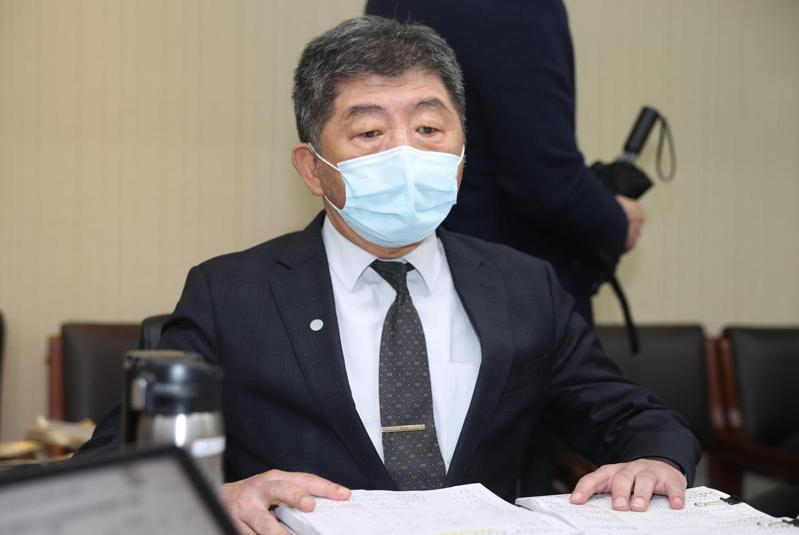
#> input picture 1223機器/img/facemask2.jpg, 799 x 535 px
$ python '偵測有無戴口罩.py'
#> lines starting #> are read from the running program, lines starting #| are printed output that depends on the picture
# -*- coding: utf-8 -*-
"""
Created on Thu Dec 23 21:03:08 2021

@author: USER
"""

import cv2

face_cascade=cv2.CascadeClassifier('haarcascade_frontalface_default.xml')#辨識人臉圖片語法
eye_cascade=cv2.CascadeClassifier('haarcascade_mcs_nose.xml')#辨識眼睛

img=cv2.imread('img/facemask2.jpg')
#> img is the input picture: shape (535, 799, 3); mean B, G, R 108.8, 115.2, 121.5
gray=cv2.cvtColor(img,cv2.COLOR_BGR2GRAY)
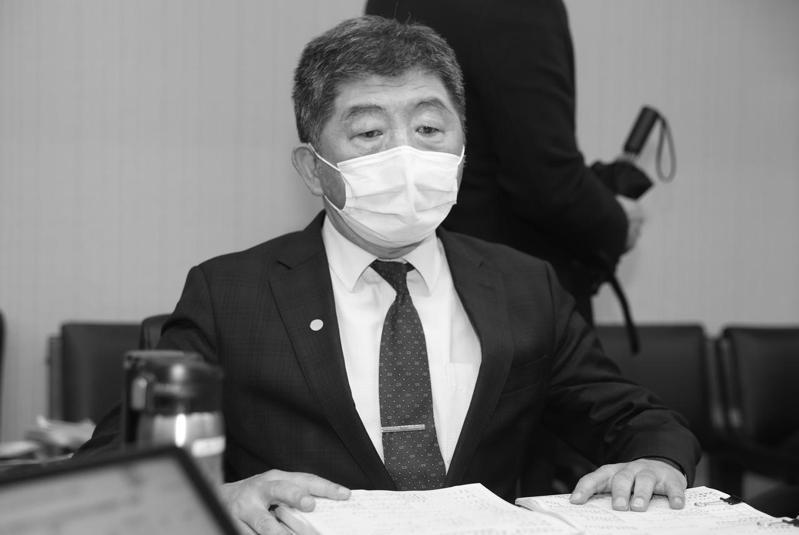
#> gray: shape (535, 799); min 1, max 255, mean 116.4

faces = face_cascade.detectMultiScale(gray,1.3,3)#1.3是辨識範圍(準確度)3是驗證3次
#> faces = [[314, 71, 172, 172]]
print('偵測到:',len(faces),'張')
#| 偵測到: 1 張
count = 0
for (x,y,w,h) in faces:
    im=cv2.rectangle(img,(x,y),(x+w,y+h),(0,0,255),3)#畫方框3是眶寬度
                                                        #找出忍臉位置
    roi_gray = gray[y:y+h,x:x+w]
    roi_img = im[y:y+h,x:x+w]
    eyes = eye_cascade.detectMultiScale(roi_gray,1.2,3,minSize=(50,50))
    for (x,y,w,h) in eyes:
        im=cv2.rectangle(roi_img,(x,y),(x+w,y+h),(0,0,255),3) #畫方框3是眶寬度
        count +=1
        break


    print('沒戴口罩:',count,'位')
#> this loop made 1 pass
#| 沒戴口罩: 0 位
#> pass 1, `roi_gray = gray[y:y+h,x:x+w]`:
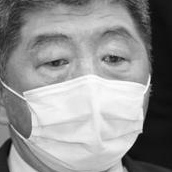
#> roi_gray: shape (172, 172); min 3, max 255, mean 145.7
#> pass 1, `roi_img = im[y:y+h,x:x+w]`:
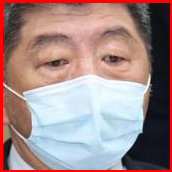
#> roi_img: shape (172, 172, 3); mean B, G, R 137.4, 138.5, 162.3
#> after the loop, count = 0

cv2.imshow('faces',img)
cv2.waitKey()
cv2.destroyAllWindows()

$ run again, with 1223機器/img/facemask3.jpg copied over 1223機器/img/facemask2.jpg
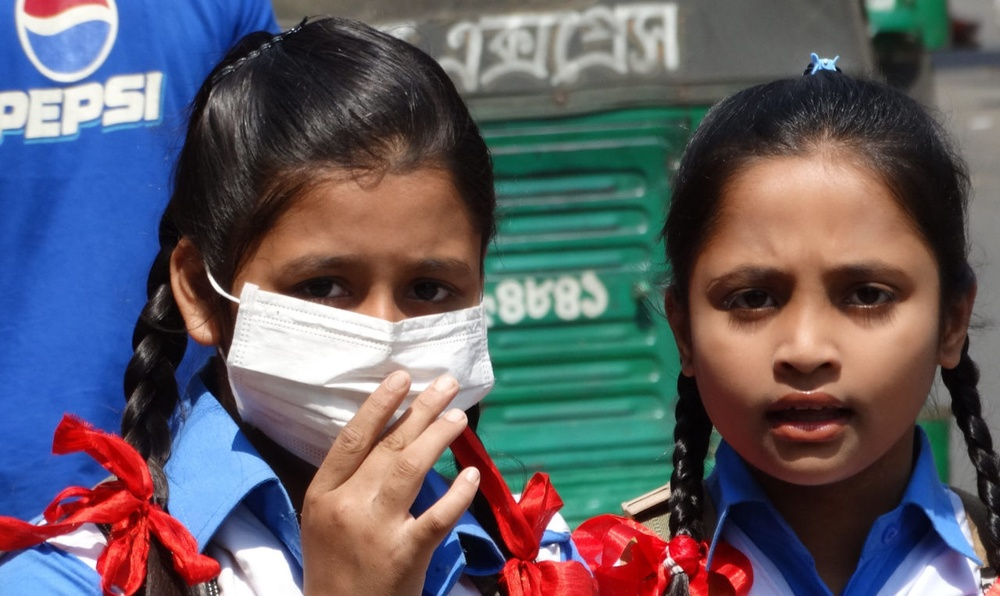
#> input picture 1223機器/img/facemask3.jpg, 1000 x 596 px, shrunk from 1280 x 763 before the run
#> img is the input picture: shape (596, 1000, 3); mean B, G, R 102, 93.9, 98
#> `gray=cv2.cvtColor(img,cv2.COLOR_BGR2GRAY)`:
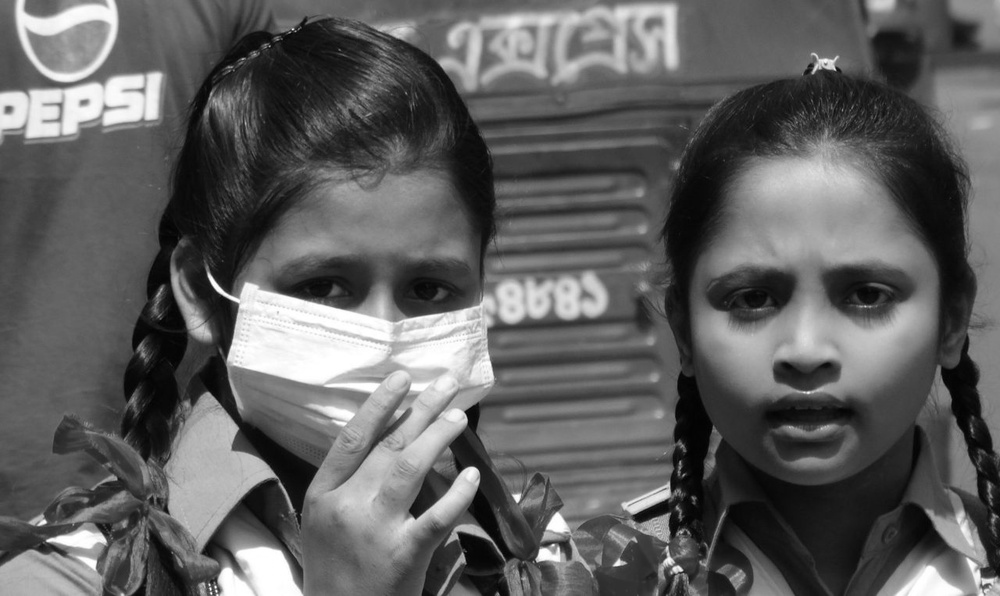
#> gray: shape (596, 1000); min 0, max 255, mean 96
#> faces = [[661, 181, 299, 299]]
#| 偵測到: 1 張
#> the loop `for (x,y,w,h) in faces:` made 1 pass
#> eyes on pass 1: [[101, 143, 84, 70]]
#> (printed output is left out)
#> after the loop `for (x,y,w,h) in faces:`:
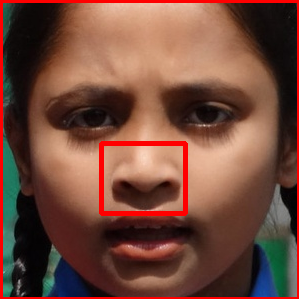
#> roi_img: shape (299, 299, 3); mean B, G, R 59.9, 74, 116.4
#> after the loop `for (x,y,w,h) in faces:`: count = 1

$ run again, with 1223機器/img/facemask4.jpg copied over 1223機器/img/facemask2.jpg
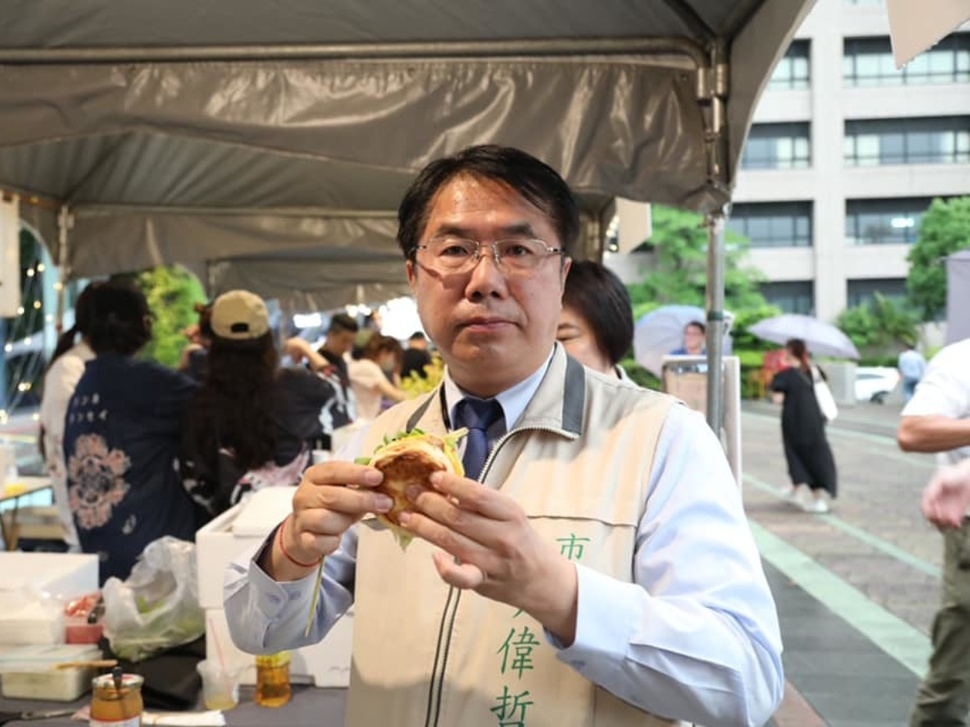
#> input picture 1223機器/img/facemask4.jpg, 970 x 727 px, shrunk from 1140 x 855 before the run
#> img is the input picture: shape (727, 970, 3); mean B, G, R 124, 136.3, 143.7
#> faces = [[255, 578, 56, 56], [396, 177, 179, 179]]
#| 偵測到: 2 張
#> the loop `for (x,y,w,h) in faces:` made 2 passes
#> (printed output is left out)
#> after the loop `for (x,y,w,h) in faces:`:
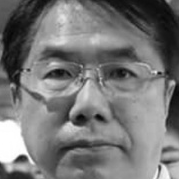
#> roi_gray: shape (179, 179); min 6, max 255, mean 118.5
#> after the loop `for (x,y,w,h) in faces:`:
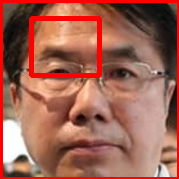
#> roi_img: shape (179, 179, 3); mean B, G, R 83.3, 99.1, 160.2
#> after the loop `for (x,y,w,h) in faces:`: count = 1

$ run again, with 1223機器/img/facemask5.jpg copied over 1223機器/img/facemask2.jpg
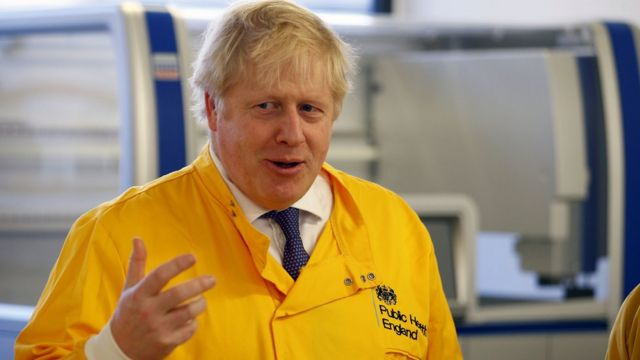
#> input picture 1223機器/img/facemask5.jpg, 640 x 360 px
#> img is the input picture: shape (360, 640, 3); mean B, G, R 101.6, 137, 158.4
#> `gray=cv2.cvtColor(img,cv2.COLOR_BGR2GRAY)`:
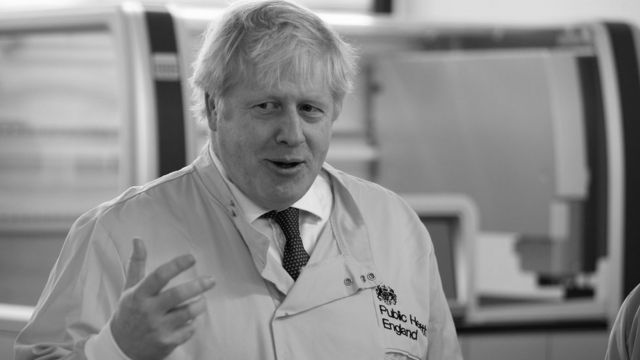
#> gray: shape (360, 640); min 1, max 254, mean 139.4
#> faces = [[229, 62, 121, 121]]
#| 偵測到: 1 張
#> the loop `for (x,y,w,h) in faces:` made 1 pass
#> eyes on pass 1: [[29, 54, 66, 55]]
#> (printed output is left out)
#> after the loop `for (x,y,w,h) in faces:`:
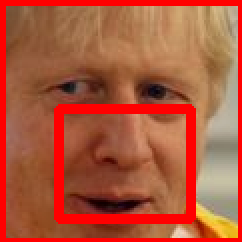
#> roi_img: shape (121, 121, 3) (shown 2 times larger); mean B, G, R 59.5, 87.3, 173.4
#> after the loop `for (x,y,w,h) in faces:`: count = 1
